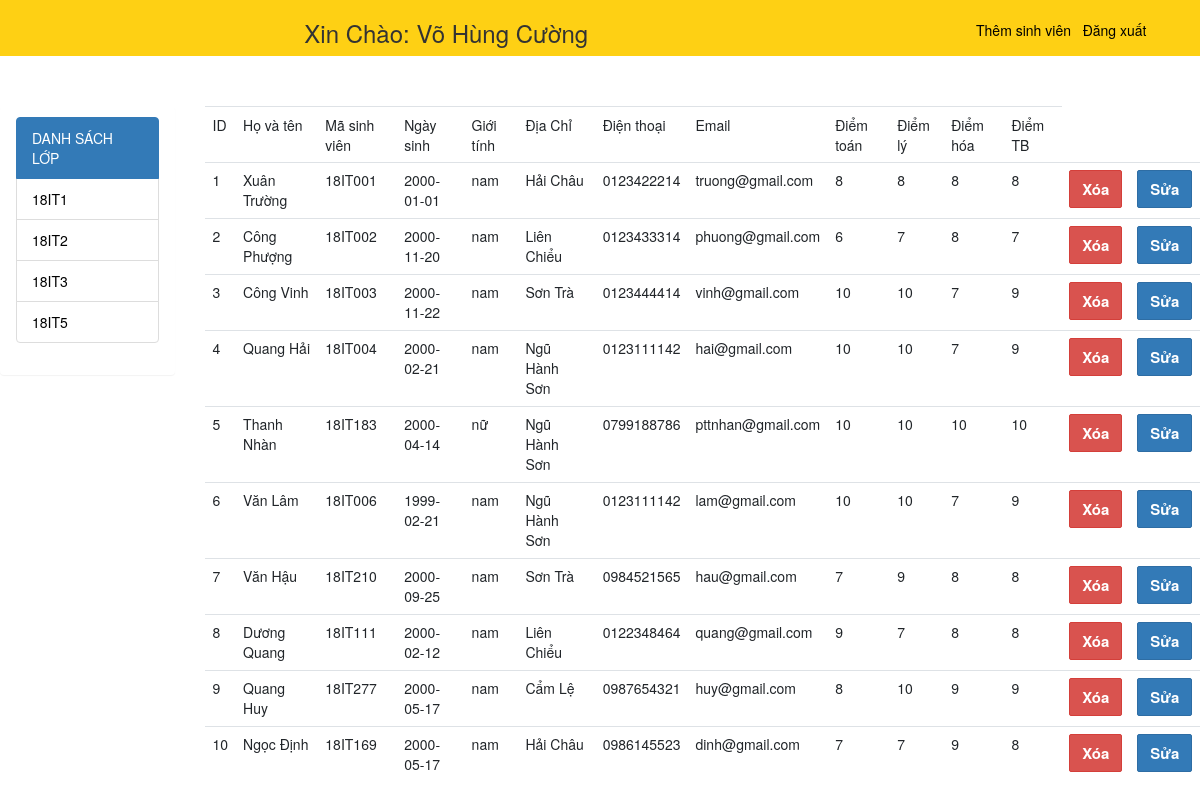
Page /php/Admin.php (signed in) on the committed database.
### tables this page shows
CREATE TABLE `tbllop` (
  `idlop` int(5) NOT NULL,
  `tenlop` varchar(5) NOT NULL,
  `GVCN` varchar(100) NOT NULL,
  `username` varchar(50) NOT NULL,
  `password` varchar(50) NOT NULL,
  `nghanh` varchar(50) NOT NULL
);

CREATE TABLE `tblsinhvien` (
  `id` int(5) NOT NULL,
  `hoten` varchar(50) NOT NULL,
  `masv` varchar(10) NOT NULL,
  `matkhau` varchar(20) NOT NULL,
  `ngaysinh` date NOT NULL,
  `gioitinh` varchar(3) NOT NULL,
  `dt` varchar(11) NOT NULL,
  `email` varchar(100) NOT NULL,
  `diachi` varchar(150) NOT NULL,
  `diemtoan` int(5) NOT NULL,
  `diemly` int(5) NOT NULL,
  `diemhoa` int(5) NOT NULL,
  `diemtb` int(5) NOT NULL,
  `idlop` int(5) NOT NULL
);

### php/Admin.php (the view, shortened to what this page needs)
<!DOCTYPE html>
<html>
<head>
</head>
<body>
	  <?php session_start();
	$con= mysqli_connect('localhost','root','','sinhvien');
	mysqli_set_charset($con, 'UTF8');
	$sql="select * from tblsinhvien ";
	$kq = mysqli_query($con,$sql);
?>
<!DOCTYPE html>
<html>
    <head>
	<link rel="stylesheet" href="https://maxcdn.bootstrapcdn.com/bootstrap/4.3.1/css/bootstrap.min.css">
    <link rel="stylesheet" type="text/css" href="../css/style.css">
</head>
<body>
		<div class="" style="padding-bottom: 50px;">
			<div class="row" >
				<div class="col-md-12" >
					<div class="" >
						<?php include ('header.php'); ?>
					</div>
				</div>
			</div>
		</div>
		<div class="">
			<div class="row">
			    <div class="col-md-2">
			    	<?php include("menu.php") ?>
			    </div>
			    <div class="col-md-10">
			    	<div class="table table-bored">
			    		<table>
                            <tr>
	                            <td>ID</td>
				    			<td>Họ và tên</td>
				    			<td>Mã sinh viên</td>
				    			<td>Ngày sinh</td>
				    			<td>Giới tính</td>
				    			<td>Địa Chỉ</td>
				    			<td>Điện thoại</td>
				    			<td>Email</td>
				    			<td>Điểm toán</td>
				    			<td>Điểm lý</td>
				    			<td>Điểm hóa</td>
				    			<td>Điểm TB</td>
                            </tr>
                            <tr>
                            	<?php
                            		while ($row = mysqli_fetch_array($kq)) {
                            			$id = $row['id'];
                            		    echo '<tr>';
                            		    echo '<td>'.$row["id"].'</td>';
                            		    echo '<td>'.$row["hoten"].'</td>';
                            		    echo '<td>'.$row["masv"].'</td>';
                            		    echo '<td>'.$row["ngaysinh"].'</td>';
                            		    echo '<td>'.$row["gioitinh"].'</td>';
                            		    echo '<td>'.$row["diachi"].'</td>';
                            		    echo '<td>'.$row["dt"].'</td>';
                            		    echo '<td>'.$row["email"].'</td>';
                            		    echo '<td>'.$row["diemtoan"].'</td>';
                            		    echo '<td>'.$row["diemly"].'</td>';
                            		    echo '<td>'.$row["diemhoa"].'</td>';
                            		    echo '<td>'.$row["diemtb"].'</td>';
                            		    echo '<td><a href="Delete_admin.php?id='.$id.'"  title=""><button type="button" class="btn btn-danger">Xóa</button></a></td>';
                            		    echo '<td><a href="Edit_GVCN.php?id='.$id.'" title=""><button type="button" class="btn btn-primary">Sửa</button></a></td>';
                            		    echo '</tr>';
                            		}
                            	?>
                            </tr>
			    		</table>
			    	</div>
			    </div>
			</div>
		</div>
</body>
</html>
</body>
</html>

### php/header.php (shortened to what this page needs)
<!DOCTYPE html>
<html>
<head>
	<link rel="stylesheet" href="https://stackpath.bootstrapcdn.com/bootstrap/4.3.1/css/bootstrap.min.css">
    <link rel="stylesheet" type="text/css" href="../css/style.css">
</head>
<body>
	<div class="row" style="background-color: #fed014;" >
		<div class="col-sm-10 col-md-9" style="text-align: center;">
			<?php
			if ($_SESSION['Position'] !=null) {
				echo '<h3>Xin Chào: '. $_SESSION['Position'].'</h3>';
			}
			else {
				echo 'Vui Lòng đăng nhập!';
			}
		?>
		</div>
		<div class="col-sm-2 col-md-3" style="text-align: center; margin-top: 20px;">
			<?php
				if ($_SESSION['Position']!=null && $_SESSION['Position']=="admin") {
					echo '<a href="AddLop.php" title="">Thêm lớp</a>';
					echo '&nbsp;&nbsp;&nbsp;';
					echo '<a href="AddSV_Admin.php" title="">Thêm sinh viên</a>';
					echo '&nbsp;&nbsp;&nbsp;';
					echo '<a href="logout.php" title="">Đăng xuất</a>';
				}
				elseif ($_SESSION['Position']!=null && $_SESSION['role']=="gvcn") {
					echo '<a href="AddSV.php" title="">Thêm sinh viên</a>';
					echo '<a href="logout.php" title="">Đăng xuất</a>';
				}
				elseif ($_SESSION['Position']!=null && $_SESSION['role']=="sv") {
					echo '<a href="logout.php" title="">Đăng xuất</a>';
				}
				else {
					echo '<a href="login.php" title="">Đăng Nhập</a>';
				}
			?>
		</div>
	</div>
</body>
</html>

### php/menu.php (shortened to what this page needs)
<!DOCTYPE html>
<html>
<head>
	<link rel="stylesheet" href="https://maxcdn.bootstrapcdn.com/bootstrap/4.3.1/css/bootstrap.min.css">
	<link href="//netdna.bootstrapcdn.com/bootstrap/3.1.0/css/bootstrap.min.css" rel="stylesheet" id="bootstrap-css">
	<link rel="stylesheet" type="text/css" href="../css/style.css">
</head>
<body>
	<div class="panel ">
		<div class="panel-heading ">
			<?php
				$conn = mysqli_connect('localhost','root','','sinhvien');
				$query = "select * from tbllop";
				$kqua = mysqli_query($conn,$query);
				echo '<ul class="list-group">';
				echo '<li class="list-group-item active">DANH SÁCH LỚP </li>';
				while ($data = mysqli_fetch_array($kqua)) {
					$id = $data['idlop'];
				    echo '<li class="list-group-item"><a href="ttsv_admin.php?id='.$id.'" title="">'.$data["tenlop"].'</a></li>';
				}
				echo '</ul>';
			 ?>
		</div>
	</div>
</body>
</html>

### css/style.css (style rules this page uses)
a { margin: 0 auto; text-decoration: none; color: black; }
.form-control, .btn { min-height: 38px; border-radius: 2px; }
.btn { font-size: 15px; font-weight: bold; }

### rows in the picture
tbllop: tenlop "18IT1"
tbllop: tenlop "18IT2"
tbllop: tenlop "18IT3"
tbllop: tenlop "18IT5"
tblsinhvien: id "1", hoten "Xuân Trường", masv "18IT001", ngaysinh "2000-01-01", gioitinh "nam", diachi "Hải Châu", dt "0123422214", email "truong@gmail.com", diemtoan "8", diemly "8", diemhoa "8", diemtb "8"
tblsinhvien: id "2", hoten "Công Phượng", masv "18IT002", ngaysinh "2000-11-20", gioitinh "nam", diachi "Liên Chiểu", dt "0123433314", email "phuong@gmail.com", diemtoan "6", diemly "7", diemhoa "8", diemtb "7"
tblsinhvien: id "3", hoten "Công Vinh", masv "18IT003", ngaysinh "2000-11-22", gioitinh "nam", diachi "Sơn Trà", dt "0123444414", email "vinh@gmail.com", diemtoan "10", diemly "10", diemhoa "7", diemtb "9"
tblsinhvien: id "4", hoten "Quang Hải", masv "18IT004", ngaysinh "2000-02-21", gioitinh "nam", diachi "Ngũ Hành Sơn", dt "0123111142", email "hai@gmail.com", diemtoan "10", diemly "10", diemhoa "7", diemtb "9"
tblsinhvien: id "5", hoten "Thanh Nhàn", masv "18IT183", ngaysinh "2000-04-14", gioitinh "nữ", diachi "Ngũ Hành Sơn", dt "0799188786", email "pttnhan@gmail.com", diemtoan "10", diemly "10", diemhoa "10", diemtb "10"
tblsinhvien: id "6", hoten "Văn Lâm", masv "18IT006", ngaysinh "1999-02-21", gioitinh "nam", diachi "Ngũ Hành Sơn", dt "0123111142", email "lam@gmail.com", diemtoan "10", diemly "10", diemhoa "7", diemtb "9"
tblsinhvien: id "7", hoten "Văn Hậu", masv "18IT210", ngaysinh "2000-09-25", gioitinh "nam", diachi "Sơn Trà", dt "0984521565", email "hau@gmail.com", diemtoan "7", diemly "9", diemhoa "8", diemtb "8"
tblsinhvien: id "8", hoten "Dương Quang", masv "18IT111", ngaysinh "2000-02-12", gioitinh "nam", diachi "Liên Chiểu", dt "0122348464", email "quang@gmail.com", diemtoan "9", diemly "7", diemhoa "8", diemtb "8"
tblsinhvien: id "9", hoten "Quang Huy", masv "18IT277", ngaysinh "2000-05-17", gioitinh "nam", diachi "Cẩm Lệ", dt "0987654321", email "huy@gmail.com", diemtoan "8", diemly "10", diemhoa "9", diemtb "9"
tblsinhvien: id "10", hoten "Ngọc Định", masv "18IT169", ngaysinh "2000-05-17", gioitinh "nam", diachi "Hải Châu", dt "0986145523", email "dinh@gmail.com", diemtoan "7", diemly "7", diemhoa "9", diemtb "8"

### other values in the picture
$_SESSION['Position'] "Võ Hùng Cường"
